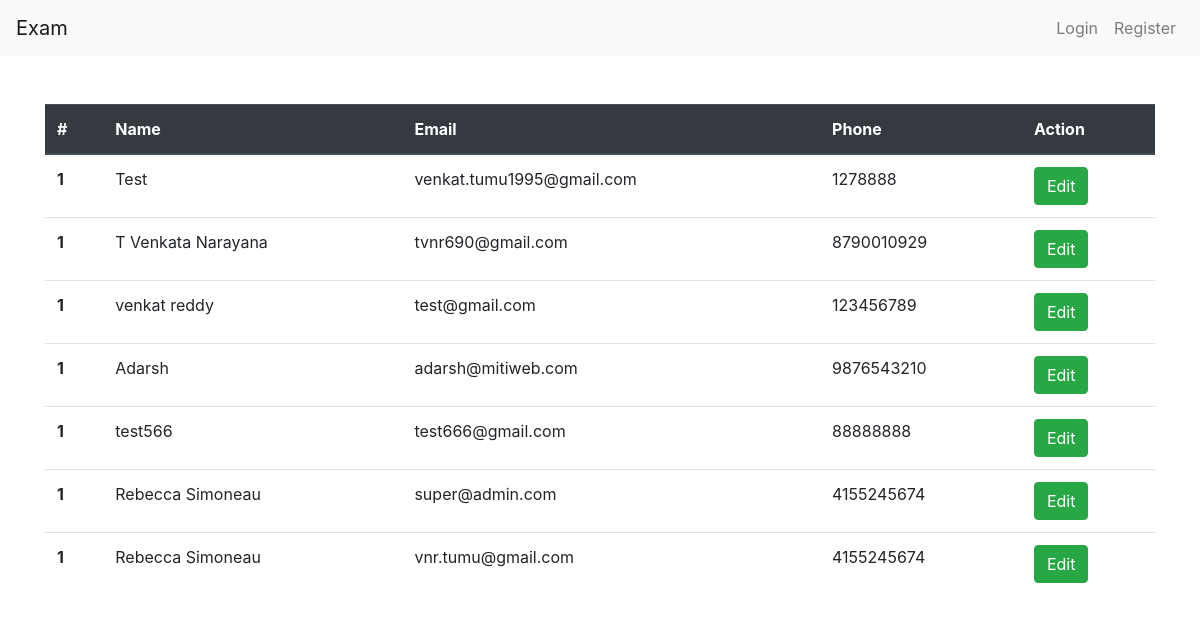
The page / on the database its author committed.
### tables this page shows
CREATE TABLE `users` (
  `id` int(11) NOT NULL,
  `name` varchar(256) NOT NULL,
  `email` varchar(256) NOT NULL,
  `phone` varchar(256) NOT NULL,
  `password` varchar(256) NOT NULL,
  `created_at` timestamp NOT NULL DEFAULT current_timestamp()
);

### index.php (the view, shortened to what this page needs)
<!DOCTYPE html>
<html lang="en">
<head>
    <link rel="stylesheet" href="https://stackpath.bootstrapcdn.com/bootstrap/4.3.1/css/bootstrap.min.css">
</head>
<body>
    <header>
        <nav class="navbar navbar-expand-lg navbar-light bg-light">
            <a class="navbar-brand" href="index.php">Exam</a>
            <div class="collapse navbar-collapse" id="navbarSupportedContent">
              <ul class="navbar-nav ml-auto">
                <?php
                  if(isset($_SESSION['name'])){
                ?>
                  <li class="nav-item">
                  <a class="nav-link" href="">
                    <?php echo $_SESSION['name'];  ?>  </a>
                  </li>
                  <li class="nav-item">
                    <a class="nav-link" href="logout.php">LogOut</a>
                  </li>
                <?php } else {?>
                  <li class="nav-item">
                    <a class="nav-link" href="login.php">Login</a>
                  </li>
                  <li class="nav-item">
                    <a class="nav-link" href="register.php">Register</a>
                  </li>
                <?php } ?>
              </ul>
            </div>
        </nav>
    </header>
    <section>
      <div class="container mt-5">
        <table class="table">
            <thead class="thead-dark">
              <tr>
                <th scope="col">#</th>
                <th scope="col">Name</th>
                <th scope="col">Email</th>
                <th scope="col">Phone</th>
                <th scope="col">Action</th>
              </tr>
            </thead>
            <tbody>
            <?php
                include 'db.php';
                $sql = "SELECT * FROM `users`";
                $result = mysqli_query($con, $sql);
                while($row = mysqli_fetch_assoc($result)){
            ?>
                <tr>
                  <th scope="row">1</th>
                  <td><?php echo $row['name']; ?></td>
                  <td><?php echo $row['email']; ?></td>
                  <td><?php echo $row['phone']; ?></td>
                  <td><a href="profile.php?id=<?php echo $row['id']; ?>"><button class="btn btn-success" id="edit">Edit</button></a></td>
                </tr>
            <?php } ?>
            </tbody>
        </table>
      </div>
  </section>
</body>
</html>

### rows shown on the page
users: name "Test", email "venkat.tumu1995@gmail.com", phone "1278888"
users: name "T Venkata Narayana", email "tvnr690@gmail.com", phone "8790010929"
users: name "venkat reddy", email "test@gmail.com", phone "123456789"
users: name "Adarsh", email "adarsh@mitiweb.com", phone "9876543210"
users: name "test566", email "test666@gmail.com", phone "88888888"
users: name "Rebecca Simoneau", email "super@admin.com", phone "4155245674"
users: name "Rebecca Simoneau", email "vnr.tumu@gmail.com", phone "4155245674"
